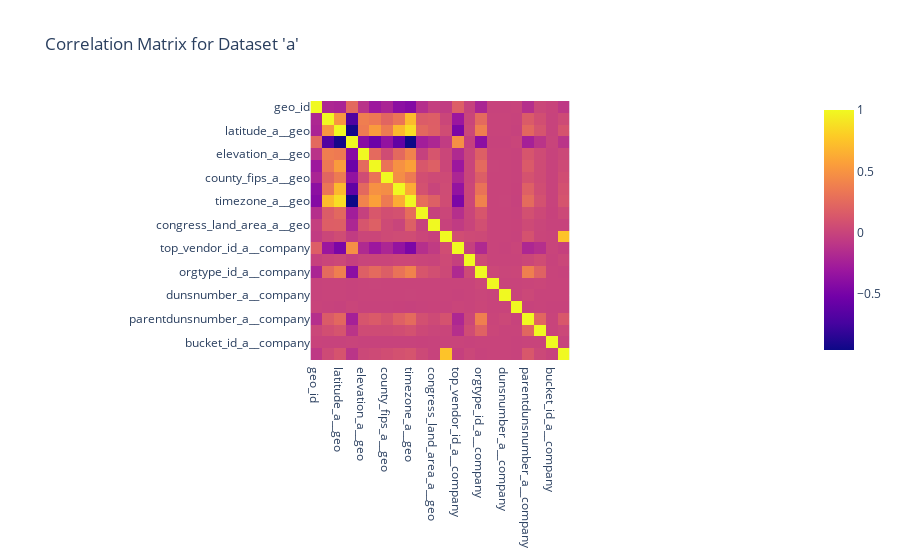
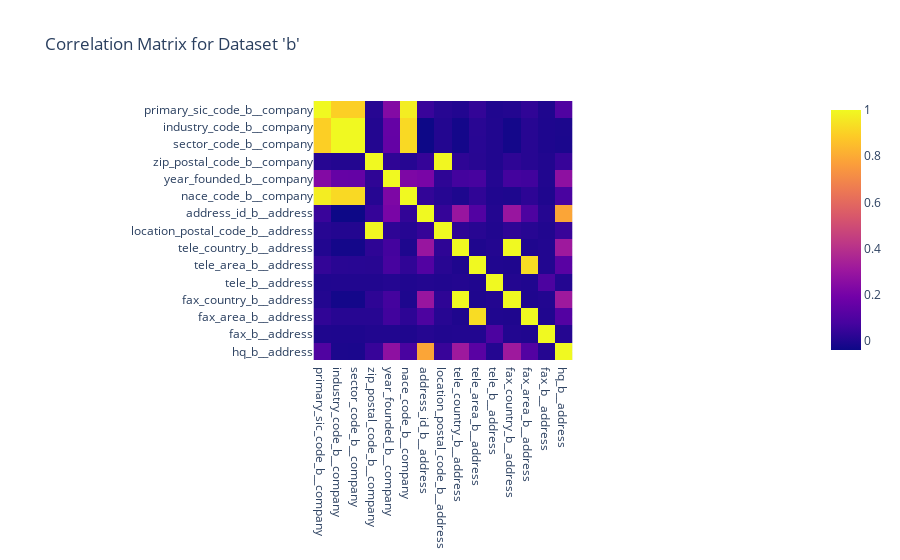

The notebook cell these images were saved under, in order:
### Markdown cell above
## Normalized Correlation Analysis

Normalized information for all columns is analyzed within each dataset.

### Code cell
import plotly.express as px

# compute normalization for arrays on all columns
def normalize_columns(
    comp_vals: np.array,
    col_map: Dict, 
    **kwargs
) -> Tuple[np.array, np.array]:
    """Normalize viable columns on array

    Broadcast a normalization of features to numpy array containing data. 
    This normalized data can then be used for correlation analysis.
    Args: 
        comp_vals (np.array) : Comparative values from derived dataset
        col_map (Dict) : dictionary of column value names
    Returns: 

    """
    # drop any columns if all zero
    where_any = np.where(np.any(comp_vals, axis=0))[0]
    # grab columns where sum is non zero
    comp_vals = comp_vals[:, where_any]
    col_map_slice = deepcopy(col_map)
    # remove zero sum columns from 
    col_map = col_map[where_any]
    # get max for each column 
    col_max = comp_vals.max(axis=0)
    col_min = comp_vals.min(axis=0)
    # find where max and min are equal
    viable_dist = np.where(np.not_equal(col_max, col_min))[0]
    comp_vals = comp_vals[:, viable_dist]
    col_max = col_max[viable_dist]
    col_min = col_min[viable_dist]
    col_map = col_map[viable_dist]
    # broadcast normalization
    comp_dist_min = (comp_vals-col_min)
    # convert from object type to float on final operation
    comp_norm = comp_dist_min/(col_max-col_min)
    logging.info(f"shape of normalized array {comp_norm.shape}")
    return comp_norm, col_map


a_norm, a_norm_cols = normalize_columns(a_comp_vals, a_col_map)
b_norm, b_norm_cols = normalize_columns(b_comp_vals, b_col_map)
# get pearson correlation matrix for each of the numeric values
a_corr_coef = np.corrcoef(a_norm, rowvar=False)
b_corr_coef = np.corrcoef(b_norm, rowvar=False)

a_corr_df = pd.DataFrame(data=a_corr_coef, index=a_norm_cols, columns=a_norm_cols)
b_corr_df = pd.DataFrame(data=b_corr_coef, index=b_norm_cols, columns=b_norm_cols)


fig = px.imshow(a_corr_df, title="Correlation Matrix for Dataset 'a'")
fig.show()
fig = px.imshow(b_corr_df, title="Correlation Matrix for Dataset 'b'")
fig.show()

### Figure 1 — Plotly figure (JSON) as saved in the notebook; plotly's stock layout.template omitted (floating-point values rounded to 4 significant figures; data arrays with more than 128 entries replaced by an {"elided": "..."} marker saying what was removed)
{"data": [{"coloraxis": "coloraxis", "hovertemplate": "x: %{x}<br>y: %{y}<br>color: %{z}<extra></extra>", "name": "0", "type": "heatmap", "x": ["geo_id", "zipcode_a__geo", "latitude_a__geo", "longitude_a__geo", "elevation_a__geo", "area_code_a__geo", "county_fips_a__geo", "state_fips_a__geo", "timezone_a__geo", "congress_district_a__geo", "congress_land_area_a__geo", "parent_vendor_id_a__company", "top_vendor_id_a__company", "cnt_children_a__company", "orgtype_id_a__company", "phone_a__company", "dunsnumber_a__company", "zipcode_a__company", "parentdunsnumber_a__company", "score_a__company", "bucket_id_a__company", "lvl_a__company"], "xaxis": "x", "y": ["geo_id", "zipcode_a__geo", "latitude_a__geo", "longitude_a__geo", "elevation_a__geo", "area_code_a__geo", "county_fips_a__geo", "state_fips_a__geo", "timezone_a__geo", "congress_district_a__geo", "congress_land_area_a__geo", "parent_vendor_id_a__company", "top_vendor_id_a__company", "cnt_children_a__company", "orgtype_id_a__company", "phone_a__company", "dunsnumber_a__company", "zipcode_a__company", "parentdunsnumber_a__company", "score_a__company", "bucket_id_a__company", "lvl_a__company"], "yaxis": "y", "z": {"elided": "22x22 float values"}}], "layout": {"coloraxis": {"colorscale": [[0, "#0d0887"], [0.1111, "#46039f"], [0.2222, "#7201a8"], [0.3333, "#9c179e"], [0.4444, "#bd3786"], [0.5556, "#d8576b"], [0.6667, "#ed7953"], [0.7778, "#fb9f3a"], [0.8889, "#fdca26"], [1, "#f0f921"]]}, "title": {"text": "Correlation Matrix for Dataset 'a'"}, "xaxis": {"anchor": "y", "constrain": "domain", "domain": [0, 1], "scaleanchor": "y"}, "yaxis": {"anchor": "x", "autorange": "reversed", "constrain": "domain", "domain": [0, 1]}}}

### Figure 2 — Plotly figure (JSON) as saved in the notebook; plotly's stock layout.template omitted (floating-point values rounded to 4 significant figures; data arrays with more than 128 entries replaced by an {"elided": "..."} marker saying what was removed)
{"data": [{"coloraxis": "coloraxis", "hovertemplate": "x: %{x}<br>y: %{y}<br>color: %{z}<extra></extra>", "name": "0", "type": "heatmap", "x": ["primary_sic_code_b__company", "industry_code_b__company", "sector_code_b__company", "zip_postal_code_b__company", "year_founded_b__company", "nace_code_b__company", "address_id_b__address", "location_postal_code_b__address", "tele_country_b__address", "tele_area_b__address", "tele_b__address", "fax_country_b__address", "fax_area_b__address", "fax_b__address", "hq_b__address"], "xaxis": "x", "y": ["primary_sic_code_b__company", "industry_code_b__company", "sector_code_b__company", "zip_postal_code_b__company", "year_founded_b__company", "nace_code_b__company", "address_id_b__address", "location_postal_code_b__address", "tele_country_b__address", "tele_area_b__address", "tele_b__address", "fax_country_b__address", "fax_area_b__address", "fax_b__address", "hq_b__address"], "yaxis": "y", "z": {"elided": "15x15 float values"}}], "layout": {"coloraxis": {"colorscale": [[0, "#0d0887"], [0.1111, "#46039f"], [0.2222, "#7201a8"], [0.3333, "#9c179e"], [0.4444, "#bd3786"], [0.5556, "#d8576b"], [0.6667, "#ed7953"], [0.7778, "#fb9f3a"], [0.8889, "#fdca26"], [1, "#f0f921"]]}, "title": {"text": "Correlation Matrix for Dataset 'b'"}, "xaxis": {"anchor": "y", "constrain": "domain", "domain": [0, 1], "scaleanchor": "y"}, "yaxis": {"anchor": "x", "autorange": "reversed", "constrain": "domain", "domain": [0, 1]}}}
